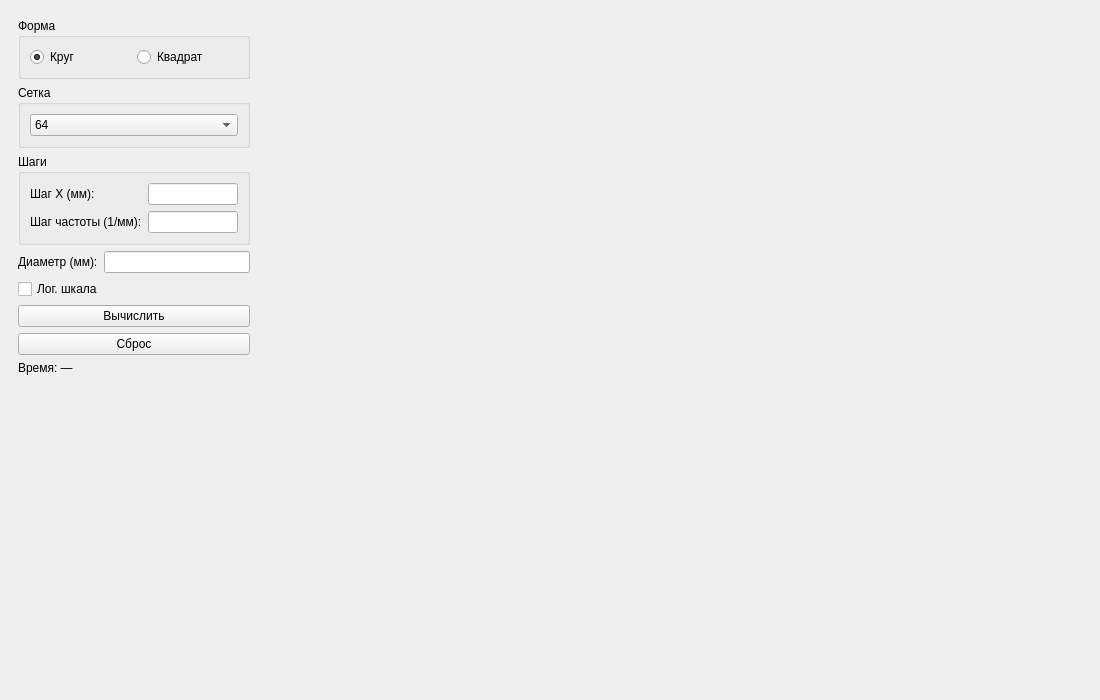
<?xml version="1.0" encoding="UTF-8"?>
<ui version="4.0">
 <class>ViewerWindow</class>
 <widget class="QMainWindow" name="ViewerWindow">
  <property name="geometry">
   <rect>
    <x>0</x>
    <y>0</y>
    <width>1100</width>
    <height>700</height>
   </rect>
  </property>
  <property name="windowTitle">
   <string>Lab 7 — Optimized FFT Spectrum</string>
  </property>
  <widget class="QWidget" name="centralwidget">
   <layout class="QHBoxLayout" name="mainLayout">
    <item>
     <widget class="QWidget" name="ctrlPanel">
      <property name="minimumSize">
       <size>
        <width>250</width>
        <height>0</height>
       </size>
      </property>
      <property name="maximumSize">
       <size>
        <width>250</width>
        <height>16777215</height>
       </size>
      </property>
      <layout class="QVBoxLayout" name="ctrlLayout">
       <item>
        <widget class="QGroupBox" name="groupShape">
         <property name="title">
          <string>Форма</string>
         </property>
         <layout class="QHBoxLayout" name="shapeLayout">
          <item>
           <widget class="QRadioButton" name="rbCircle">
            <property name="text">
             <string>Круг</string>
            </property>
            <property name="checked">
             <bool>true</bool>
            </property>
           </widget>
          </item>
          <item>
           <widget class="QRadioButton" name="rbSquare">
            <property name="text">
             <string>Квадрат</string>
            </property>
           </widget>
          </item>
         </layout>
        </widget>
       </item>
       <item>
        <widget class="QGroupBox" name="groupGrid">
         <property name="title">
          <string>Сетка</string>
         </property>
         <layout class="QVBoxLayout" name="gridLayout_2">
          <item>
           <widget class="QComboBox" name="cbSize">
            <item>
             <property name="text">
              <string>64</string>
             </property>
            </item>
            <item>
             <property name="text">
              <string>128</string>
             </property>
            </item>
            <item>
             <property name="text">
              <string>256</string>
             </property>
            </item>
            <item>
             <property name="text">
              <string>512</string>
             </property>
            </item>
            <item>
             <property name="text">
              <string>1024</string>
             </property>
            </item>
           </widget>
          </item>
         </layout>
        </widget>
       </item>
       <item>
        <widget class="QGroupBox" name="groupSteps">
         <property name="title">
          <string>Шаги</string>
         </property>
         <layout class="QFormLayout" name="stepsFormLayout">
          <item row="0" column="0">
           <widget class="QLabel" name="labelStepX">
            <property name="text">
             <string>Шаг X (мм):</string>
            </property>
           </widget>
          </item>
          <item row="0" column="1">
           <widget class="QLineEdit" name="edStepX"/>
          </item>
          <item row="1" column="0">
           <widget class="QLabel" name="labelStepFreq">
            <property name="text">
             <string>Шаг частоты (1/мм):</string>
            </property>
           </widget>
          </item>
          <item row="1" column="1">
           <widget class="QLineEdit" name="edStepFreq">
            <property name="readOnly">
             <bool>true</bool>
            </property>
           </widget>
          </item>
         </layout>
        </widget>
       </item>
       <item>
        <layout class="QFormLayout" name="diameterFormLayout">
         <item row="0" column="0">
          <widget class="QLabel" name="labelDiameter">
           <property name="text">
            <string>Диаметр (мм):</string>
           </property>
          </widget>
         </item>
         <item row="0" column="1">
          <widget class="QLineEdit" name="edDiameter"/>
         </item>
        </layout>
       </item>
       <item>
        <widget class="QCheckBox" name="chkLogScale">
         <property name="text">
          <string>Лог. шкала</string>
         </property>
        </widget>
       </item>
       <item>
        <widget class="QPushButton" name="btnCompute">
         <property name="text">
          <string>Вычислить</string>
         </property>
        </widget>
       </item>
       <item>
        <widget class="QPushButton" name="btnReset">
         <property name="text">
          <string>Сброс</string>
         </property>
        </widget>
       </item>
       <item>
        <widget class="QLabel" name="lblTime">
         <property name="text">
          <string>Время: —</string>
         </property>
        </widget>
       </item>
       <item>
        <spacer name="ctrlSpacer">
         <property name="orientation">
          <enum>Qt::Vertical</enum>
         </property>
         <property name="sizeHint" stdset="0">
          <size>
           <width>20</width>
           <height>40</height>
          </size>
         </property>
        </spacer>
       </item>
      </layout>
     </widget>
    </item>
    <item>
     <layout class="QGridLayout" name="plotGrid">
      <item row="0" column="0">
       <widget class="QCustomPlot" name="plotFunc">
        <property name="minimumSize">
         <size>
          <width>300</width>
          <height>280</height>
         </size>
        </property>
       </widget>
      </item>
      <item row="0" column="1">
       <widget class="QCustomPlot" name="plotSpectrum">
        <property name="minimumSize">
         <size>
          <width>300</width>
          <height>280</height>
         </size>
        </property>
       </widget>
      </item>
      <item row="1" column="0" colspan="2">
       <widget class="QCustomPlot" name="plotSections">
        <property name="minimumSize">
         <size>
          <width>620</width>
          <height>280</height>
         </size>
        </property>
       </widget>
      </item>
     </layout>
    </item>
   </layout>
  </widget>
 </widget>
 <customwidgets>
  <customwidget>
   <class>QCustomPlot</class>
   <extends>QWidget</extends>
   <header>qcustomplot.h</header>
  </customwidget>
 </customwidgets>
 <resources/>
 <connections/>
</ui>
